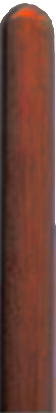
#> input picture resources/bara.png, 56 x 413 px, given in place of sky.png, which was not available
$ python maincanvas.py   (Python 2 division)   (older library calls are emulated)
#> lines starting #> are read from the running program, lines starting #| are printed output that depends on the picture; pictures that were not available may be replaced by others from this repository, and a replacement may not be noted
# /usr/bin/env python3
# -*- coding: utf-8 -*-


# index points
import random
import uuid

from PIL import Image, ImageDraw, ImageFont


resources = "/var/www/html/resources/"
resources = "/home/alex/PycharmProjects/mypys/resources/"
output = "/var/www/html/temp/"


def random_color():
    levels = range(10, 250, 10)
    return tuple(random.choice(levels) for _ in range(3))


def random_interval(start, end):
#> in draw_canvas, `im = Image.new('RGB', canvas, self.backcolor)`: im: PIL image 946x602 RGB; every value is 255
    if start == end:
        return start
    if end<start:
        result = random.choice(range(end,start))
    else:
        result = random.choice(range(start, end))
    return result


class Canvas(object):

    def __init__(self, canvas):
        self.name = canvas[CANVAS_NAME]
        self.left = canvas[CANVAS_LEFT]
        self.top = canvas[CANVAS_TOP]
        self.width = canvas[CANVAS_WIDTH]
        self.height = canvas[CANVAS_HEIGHT]
        self.file_name = canvas[CANVAS_FILE_NAME]
        self.color = canvas[CANVAS_COLOR]
        self.signature = self.name, self.left, self.top, self.width, self.height, self.file_name

        print('Canvas ', self.name, 'created')

    def draw_with_rectangles(self, draw):
        img_rectangle = ((self.width - 1, self.height - 1), (self.left + 1, self.top + 1))
        draw.rectangle(img_rectangle, fill=None, outline=(210, 130, 20, 255))

    def draw_with_images(self, hrzimg):
        img_size = (self.width - self.left, self.height - self.top)
        mask = Image.new('RGBA', img_size, self.color)
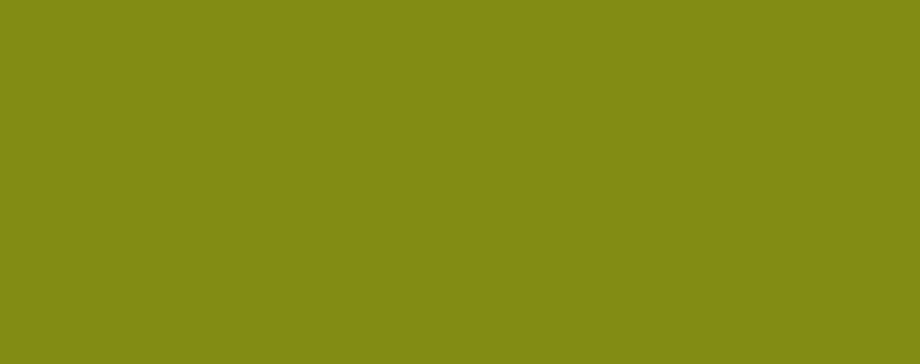
#> mask: PIL image 920x364 RGBA; mean R, G, B, A 130, 140, 20, 255
        image = Image.open(resources + self.file_name).resize(img_size, Image.ANTIALIAS)
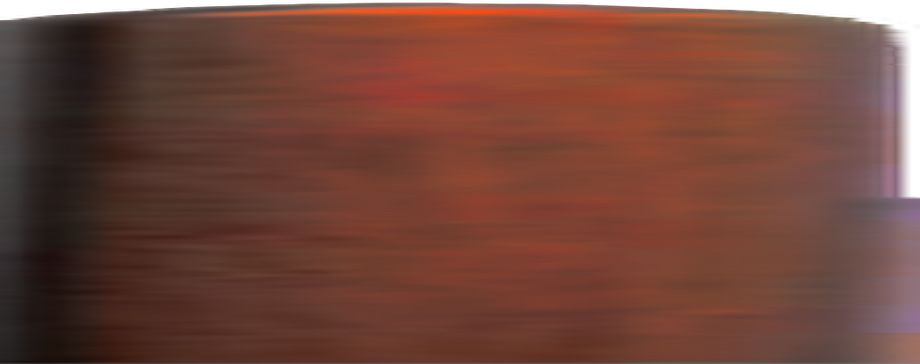
#> image: PIL image 920x364 RGBA; mean R, G, B, A 106.6, 62.8, 51.4, 246.2; transparent parts drawn white
        canvas = Image.blend(mask, image, alpha=0.574)
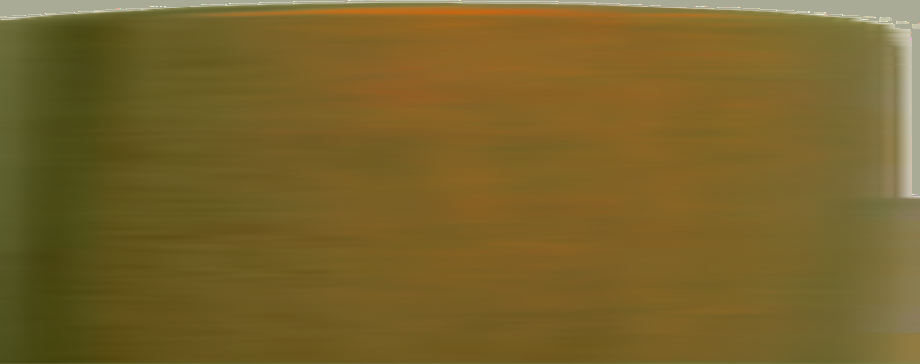
#> canvas: PIL image 920x364 RGBA; mean R, G, B, A 116.1, 95.2, 37.5, 249.9; transparent parts drawn white
        hrzimg.paste(canvas, (self.left, self.top), image)
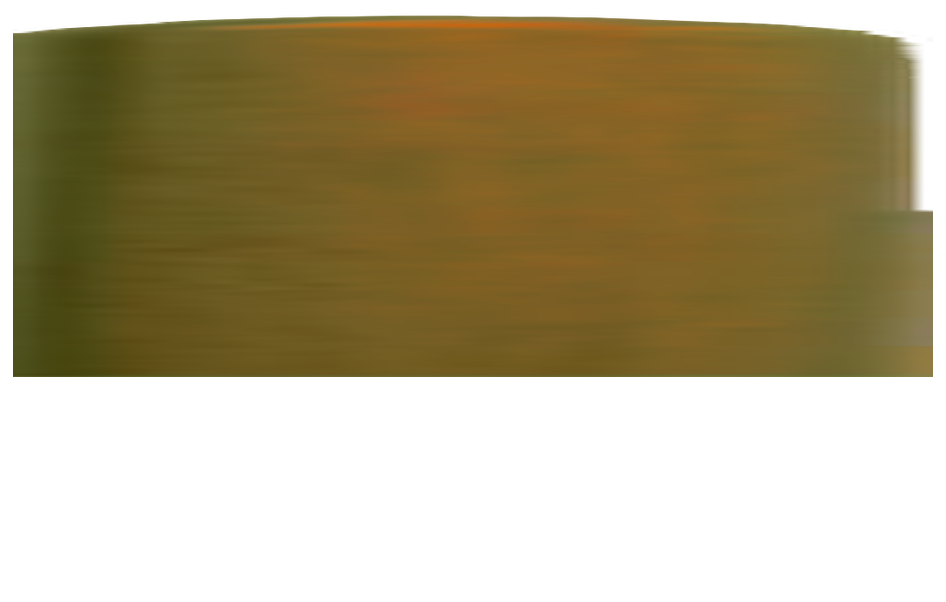
#> hrzimg: PIL image 946x602 RGB; mean R, G, B 176.9, 164.6, 131.8

    def draw_with_text(self, draw):
        fnt = ImageFont.truetype('/usr/lib/jvm/java-8-oracle/jre/lib/fonts/LucidaSansRegular.ttf', 20)
        draw.text((self.left, self.top), self.name, font=fnt, fill=(255, 255, 255, 220))


class MainCanvas(object):
    def __init__(self, w, h):
        self.allCanvas = []
        self.unik = str(uuid.uuid4())[:8]
        self.height = h
        self.width = w
        self.backcolor = "white"

        print("MainCanvas start.")

    def get_filename(self):
        return output + self.unik + ".png"

    def draw_canvas(self):
        canvas = (self.width, self.height)
        im = Image.new('RGB', canvas, self.backcolor)  # transparent background color
        draw = ImageDraw.Draw(im)

        for index in range(len(self.allCanvas)):
            self.allCanvas[index].draw_with_images(im)
#> pass 2 of the loop in draw_canvas, `for index in range(len(self.allCanvas)):`:
#> in draw_with_images (call 2), `mask = Image.new('RGBA', img_size, self.color)`:
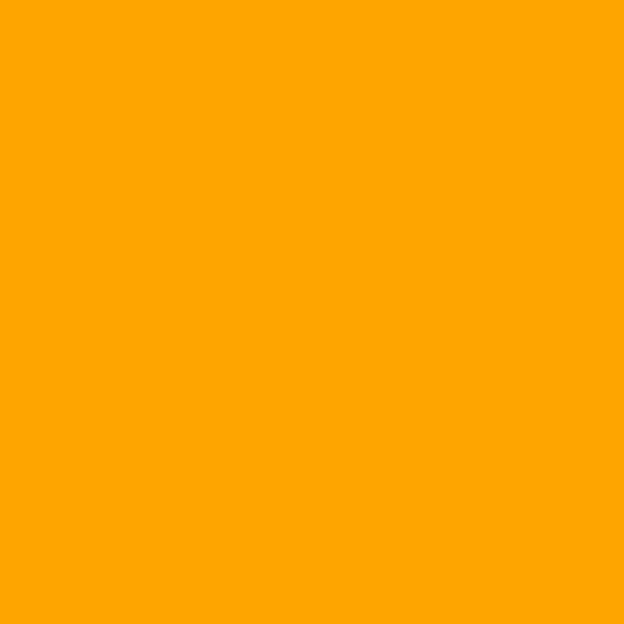
#> mask: PIL image 624x624 RGBA; mean R, G, B, A 255, 165, 0, 255
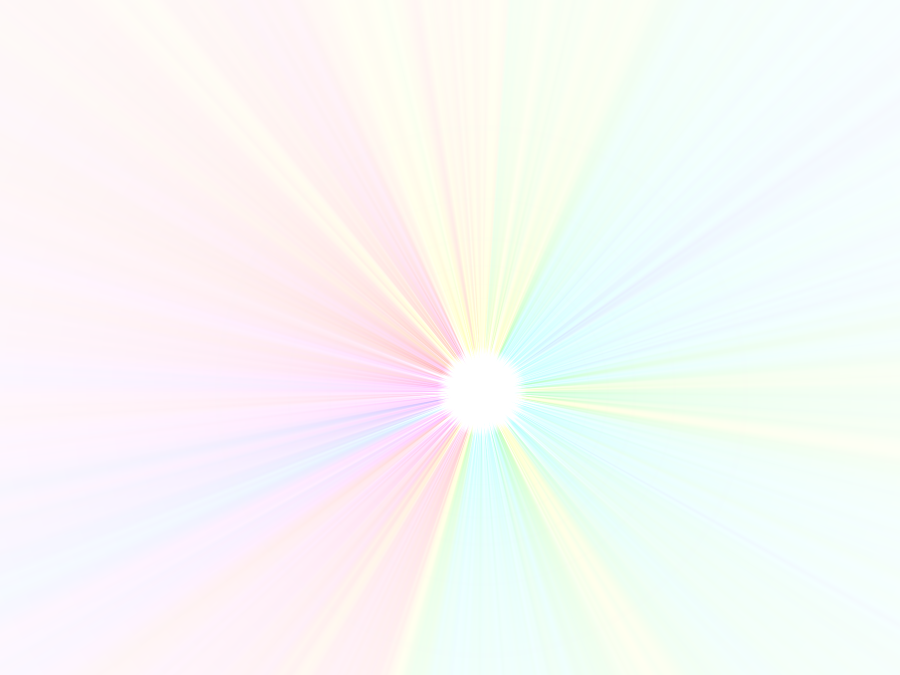
#> input picture resources/sun.png, 1800 x 1350 px, found by its file name (shown at 1/2 size)
#> image: PIL image 624x624 RGBA
#> canvas: PIL image 624x624 RGBA
#> in draw_with_images (call 2), `hrzimg.paste(canvas, (self.left, self.top), image)`:
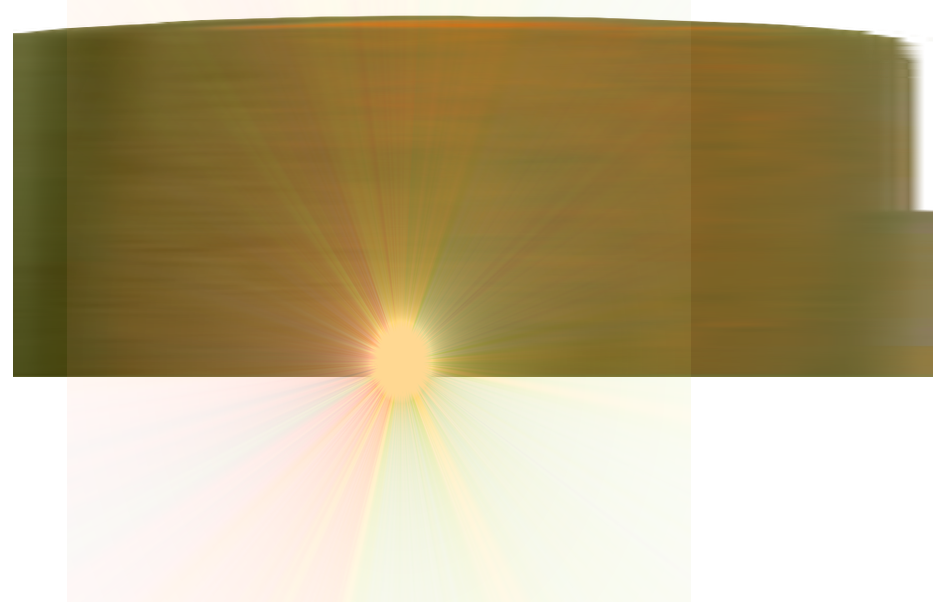
#> hrzimg: PIL image 946x602 RGB; mean R, G, B 184.3, 169.2, 131.4
#> pass 3 of the loop in draw_canvas, `for index in range(len(self.allCanvas)):`:
#> in draw_with_images (call 3), `mask = Image.new('RGBA', img_size, self.color)`:
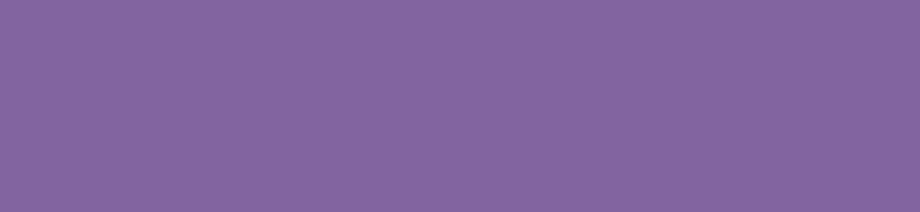
#> mask: PIL image 920x212 RGBA; mean R, G, B, A 130, 100, 160, 255
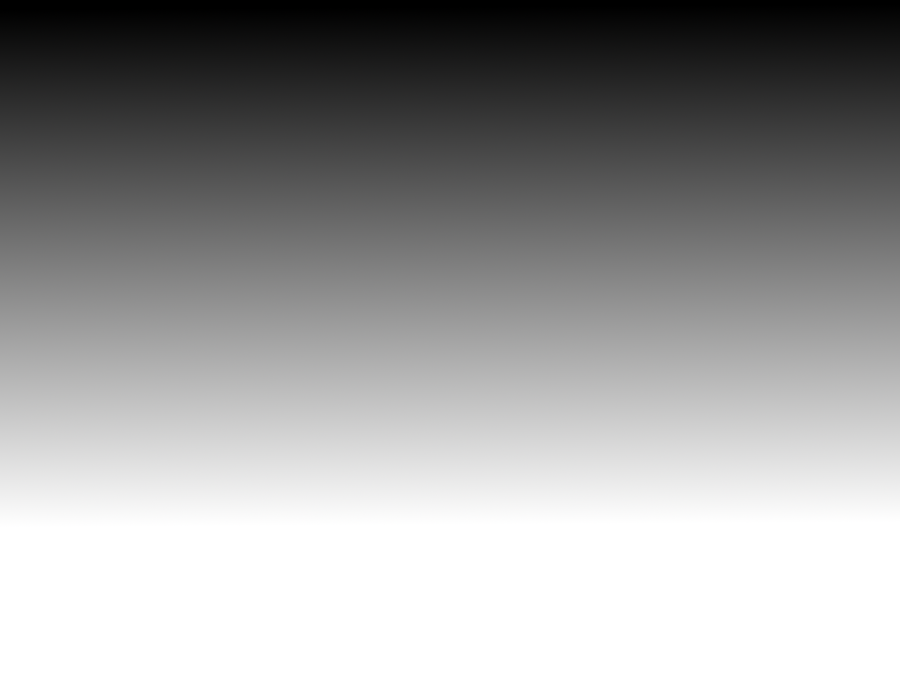
#> input picture resources/shadow.png, 1800 x 1350 px, found by its file name (shown at 1/2 size)
#> image: PIL image 920x212 RGBA
#> canvas: PIL image 920x212 RGBA
#> in draw_with_images (call 3), `hrzimg.paste(canvas, (self.left, self.top), image)`:
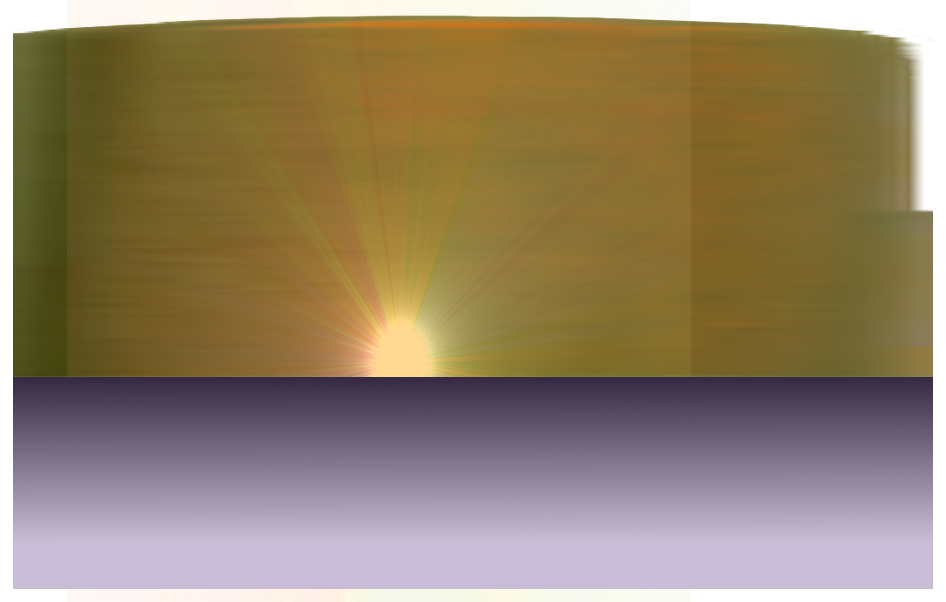
#> hrzimg: PIL image 946x602 RGB; mean R, G, B 147.4, 129.4, 103.7
#> the loop made 8 passes; the first 3 are shown
            # self.allCanvas[index].draw_with_rectangles(draw)
            # self.allCanvas[index].draw_with_text(draw)

        im.save(self.get_filename())
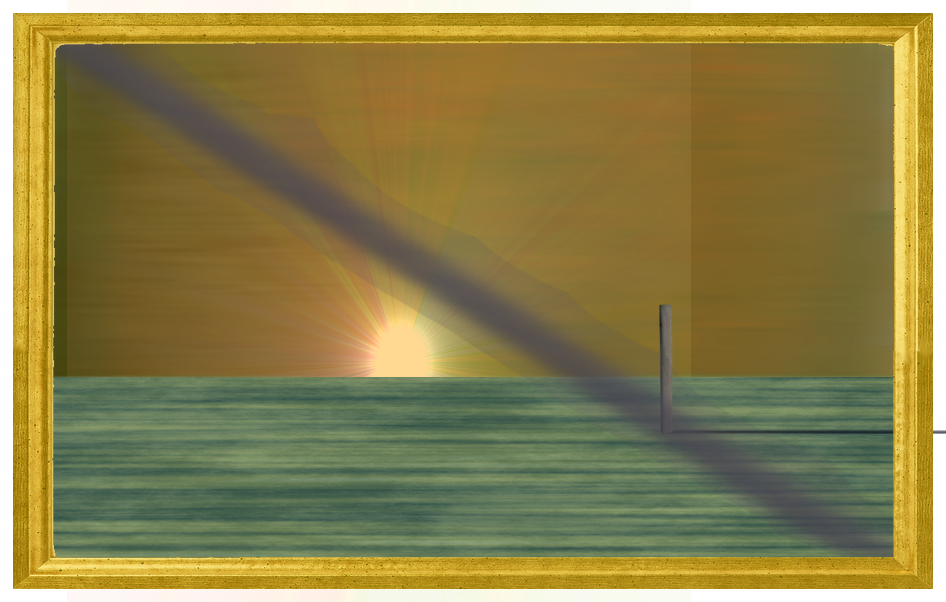
#> saved as c0f81230.png: PIL image 946x602 RGB; mean R, G, B 139.7, 127.8, 73.5
        im.show()
        del draw
        data = open(self.get_filename(), "rb").read()
        return data

    def add(self, another_canvas):
        print "adding another canvas ... _ >> ", another_canvas.signature
        self.allCanvas.append(another_canvas)


# H.M.T.
# hand made tests

BESTIDOR_1_FIGURA = (22, 16)
BESTIDOR_1_PAISATGE = (22, 14)
BESTIDOR_1_MARINA = (22, 12)
# ...
BESTIDOR_1 = (BESTIDOR_1_FIGURA, BESTIDOR_1_PAISATGE, BESTIDOR_1_MARINA)

IMAGE_WIDTH = BESTIDOR_1_PAISATGE[0] * 43
IMAGE_HEIGHT = BESTIDOR_1_PAISATGE[1] * 43

PAL_WIDTH = 19
PAL_HEIGHT = int(IMAGE_HEIGHT/4.5)


# FER UN TEST DE TAMANYS COMPROVAR QUE 100X100 POT SER SI PADING...

CANVAS_NAME = 0
CANVAS_LEFT = 1
CANVAS_TOP = 2
CANVAS_WIDTH = 3
CANVAS_HEIGHT = 4
CANVAS_FILE_NAME = 5
CANVAS_COLOR = 6

# -- padding
PADDING_SIZE = (13, 13, 13, 13)

PADDING_LEFT = 0
PADDING_TOP = 1
PADDING_RIGHT = 2
PADDING_BOTTOM = 3

BORDER_LEFT = 0
BORDER_TOP = 1
BORDER_WIDTH = 2
BORDER_HEIGHT = 3

border = (PADDING_SIZE[PADDING_LEFT],
          PADDING_SIZE[PADDING_TOP],
          IMAGE_WIDTH - PADDING_SIZE[PADDING_RIGHT],
          IMAGE_HEIGHT - PADDING_SIZE[PADDING_BOTTOM])

# horizon line
sky_height = int(border[BORDER_HEIGHT] * 1 / 1.618033988)

# SUN >*<

SUN_WIDTH = int(sky_height * 1.7145)
SUN_HEIGHT = int(sky_height * 1.7145)

SUN_SIZE = (SUN_WIDTH, SUN_HEIGHT)

# def handler(req):
img_sky = ("sky",
           border[BORDER_LEFT],
           border[BORDER_TOP],
           border[BORDER_WIDTH],
           border[BORDER_TOP] + sky_height,
           "sky.png",
           random_color(),)

img_land = ("land",
            border[BORDER_LEFT],
            border[BORDER_TOP] + sky_height,
            border[BORDER_WIDTH],
            border[BORDER_HEIGHT],
            "terrain.png",
            random_color(),)

img_shadow = ("shadow",
              border[BORDER_LEFT],
              border[BORDER_TOP] + sky_height,
              border[BORDER_WIDTH],
              border[BORDER_HEIGHT],
              "shadow.png",
              random_color(),)

# SUN_POSITION = (border[BORDER_WIDTH] / 2 - SUN_WIDTH / 2, border[BORDER_TOP] + sky_height / 2 - SUN_HEIGHT / 2)


SUN_POSITION = (0, 0)

# SOL_RANDOM_LEFT = random_interval(border[BORDER_LEFT], border[BORDER_WIDTH])

interval_1 = -SUN_WIDTH / 2 + border[BORDER_LEFT]
interval_2 = border[BORDER_WIDTH] - SUN_WIDTH / 2

print(interval_1, interval_2)

SOL_RANDOM_LEFT = random_interval(interval_1, interval_2)


interval_1 = border[BORDER_LEFT] + (IMAGE_WIDTH / 20)
interval_2 = border[BORDER_WIDTH] - (IMAGE_WIDTH / 20)
PAL_RANDOM_LEFT = random_interval(interval_1, interval_2)

PAL_RANDOM_TOP1 = img_sky[4] - PAL_HEIGHT + 3 #random_interval(border[BORDER_TOP]+border[BORDER_HEIGHT]-sky_height , border[BORDER_TOP]+sky_height- (IMAGE_WIDTH / 20))
PAL_RANDOM_TOP2 = border[BORDER_HEIGHT] - PAL_HEIGHT - (IMAGE_HEIGHT / 20)
PAL_RANDOM_TOP = random_interval(PAL_RANDOM_TOP1, PAL_RANDOM_TOP2)

SOL_RANDOM_TOP = 0

img_sun = ("sun",
           SOL_RANDOM_LEFT + SUN_POSITION[0],
           SOL_RANDOM_TOP + SUN_POSITION[1],
           SOL_RANDOM_LEFT + SUN_POSITION[0] + SUN_SIZE[0],
           SOL_RANDOM_TOP + SUN_POSITION[1] + SUN_SIZE[1],
           "sun.png",
           "orange",)

img_bara = ("bara",
            PAL_RANDOM_LEFT,
            PAL_RANDOM_TOP,
            PAL_RANDOM_LEFT + PAL_WIDTH,
            PAL_RANDOM_TOP + PAL_HEIGHT,
            "poste.png",
            "black",)

# test noms repetits

img_bara_shadow = ("shadow",
                   img_bara[1]+5,
                   img_bara[4]-5,
                   img_bara[1]+400,
                   img_bara[4]-1,
                   "bara_shadow_hor.png",
                   "black",)

img_border = ("border",
              border[BORDER_LEFT] - PADDING_LEFT,
              border[BORDER_TOP],
              border[BORDER_WIDTH],
              border[BORDER_HEIGHT],
              "border.png",
              "gold")

img_lienzo = ("lienzo",
              border[BORDER_LEFT] - PADDING_LEFT,
              border[BORDER_TOP],
              border[BORDER_WIDTH],
              border[BORDER_HEIGHT],
              "lienzo.png",
              (110,110,155,0))

main = MainCanvas(IMAGE_WIDTH, IMAGE_HEIGHT)

main.add(Canvas(img_sky))
main.add(Canvas(img_sun))
main.add(Canvas(img_shadow))
main.add(Canvas(img_land))

main.add(Canvas(img_bara_shadow))
main.add(Canvas(img_bara))
main.add(Canvas(img_lienzo))
main.add(Canvas(img_border))


data = main.draw_canvas()
""""
    req.content_type = "image/png"
    req.content_length = str(len(data))
    req.write(data)

    return req.OK
"""""
